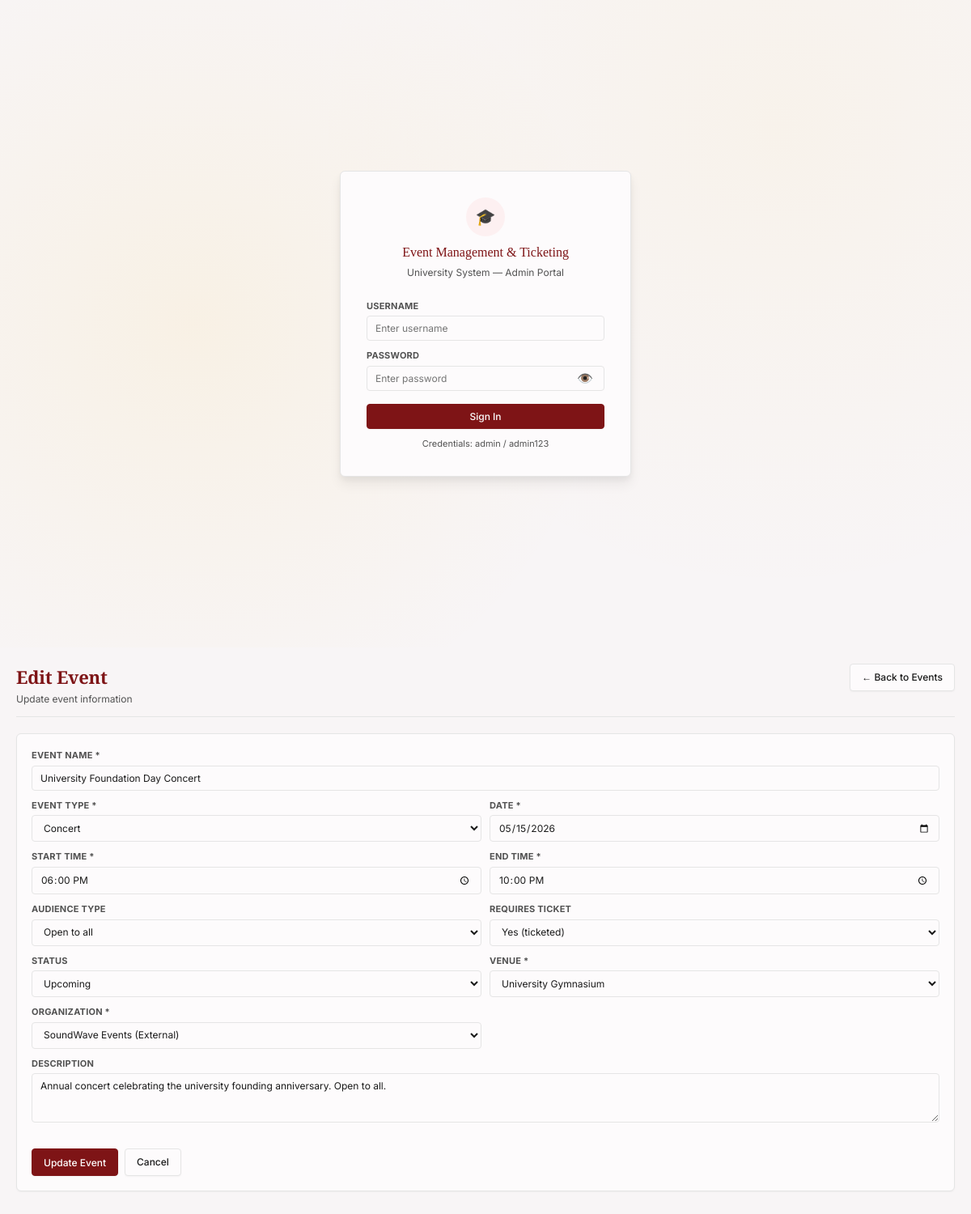
/modules/events/edit.php?id=1, run on the app's committed database.
### tables this page shows
CREATE TABLE `event` (
  `event_id` int(11) NOT NULL,
  `event_name` varchar(150) NOT NULL,
  `event_type` enum('academic','cultural','sports','concert','seminar','graduation','orientation','other') NOT NULL,
  `event_date` date NOT NULL,
  `start_time` time NOT NULL,
  `end_time` time NOT NULL,
  `description` text DEFAULT NULL,
  `audience_type` enum('student_only','employee_only','alumni_only','open_to_all') NOT NULL DEFAULT 'open_to_all',
  `requires_ticket` tinyint(1) NOT NULL DEFAULT 1,
  `status` enum('upcoming','ongoing','completed','cancelled') NOT NULL DEFAULT 'upcoming',
  `venue_id` int(11) NOT NULL,
  `org_id` int(11) NOT NULL
);

CREATE TABLE `venue` (
  `venue_id` int(11) NOT NULL,
  `venue_name` varchar(100) NOT NULL,
  `venue_type` enum('gymnasium','auditorium','classroom','field','courtyard','amphitheater','other') NOT NULL,
  `building` varchar(100) DEFAULT NULL,
  `floor_level` varchar(20) DEFAULT NULL,
  `capacity` int(11) NOT NULL CHECK (`capacity` > 0),
  `has_av_system` tinyint(1) NOT NULL DEFAULT 0
);

CREATE TABLE `organization` (
  `org_id` int(11) NOT NULL,
  `org_name` varchar(150) NOT NULL,
  `org_type` enum('student_org','alumni_org','external','university_office') NOT NULL,
  `adviser_first_name` varchar(50) DEFAULT NULL,
  `adviser_last_name` varchar(50) DEFAULT NULL,
  `contact_email` varchar(100) NOT NULL,
  `contact_phone` varchar(20) DEFAULT NULL,
  `is_accredited` tinyint(1) NOT NULL DEFAULT 1
);

### includes/functions.php (called while the page is built, shortened)
<?php
function h($str) {
    return htmlspecialchars($str ?? '', ENT_QUOTES, 'UTF-8');
}
function getBackUrl($defaultUrl) {
    if (isset($_SERVER['HTTP_REFERER'])) {
        $referrer = $_SERVER['HTTP_REFERER'];
        $currentHost = $_SERVER['HTTP_HOST'];
        if (strpos($referrer, $currentHost) !== false) {
            if (strpos($referrer, 'create.php') === false &&
                strpos($referrer, 'edit.php') === false &&
                strpos($referrer, 'delete.php') === false) {
                return $referrer;
            }
        }
    }
    return $defaultUrl;
}
?>

### modules/events/edit.php (the view, shortened to what this page needs)
<?php
require_once __DIR__ . '/../../includes/header.php';
$event_id = isset($_GET['id']) ? (int)$_GET['id'] : 0;
$result = mysqli_query($conn, "SELECT * FROM Event WHERE event_id = $event_id");
$event = mysqli_fetch_assoc($result);
$venues = mysqli_query($conn, "SELECT venue_id, venue_name FROM Venue ORDER BY venue_name");
$organizations = mysqli_query($conn, "SELECT org_id, org_name FROM Organization ORDER BY org_name");
$form_values = !empty($_POST) ? $_POST : $event;
?>
<div class="page active">
    <div class="page-header">
        <div>
            <div class="page-title">Edit Event</div>
            <div class="page-sub">Update event information</div>
        </div>
        <a href="/event-ticketing-v2/modules/events/" class="btn">← Back to Events</a>
    </div>
    <div class="card">
        <form method="POST">
            <div style="display:grid;grid-template-columns:1fr 1fr;gap:10px">
                <div class="form-group" style="grid-column:1/-1">
                    <label class="form-label">Event name *</label>
                    <input type="text" name="event_name" value="<?php echo h($form_values['event_name'] ?? ''); ?>" required>
                </div>
                <div class="form-group">
                    <label class="form-label">Event type *</label>
                    <select name="event_type" required>
                        <?php
                        $types = ['academic', 'cultural', 'sports', 'concert', 'seminar', 'graduation', 'orientation', 'other'];
                        foreach ($types as $type):
                            $selected = ($form_values['event_type'] ?? '') == $type ? 'selected' : '';
                            echo "<option value=\"$type\" $selected>" . ucfirst($type) . "</option>";
                        endforeach;
                        ?>
                    </select>
                </div>
                <div class="form-group">
                    <label class="form-label">Date *</label>
                    <input type="date" name="event_date" value="<?php echo h($form_values['event_date'] ?? ''); ?>" required>
                </div>
                <div class="form-group">
                    <label class="form-label">Start time *</label>
                    <input type="time" name="start_time" value="<?php echo h($form_values['start_time'] ?? ''); ?>" required>
                </div>
                <div class="form-group">
                    <label class="form-label">End time *</label>
                    <input type="time" name="end_time" value="<?php echo h($form_values['end_time'] ?? ''); ?>" required>
                </div>
                <div class="form-group">
                    <label class="form-label">Audience type</label>
                    <select name="audience_type">
                        <option value="open_to_all" <?php echo ($form_values['audience_type'] ?? '') == 'open_to_all' ? 'selected' : ''; ?>>Open to all</option>
                    </select>
                </div>
                <div class="form-group">
                    <label class="form-label">Requires ticket</label>
                    <select name="requires_ticket">
                        <option value="1" <?php echo ($form_values['requires_ticket'] ?? '') == '1' ? 'selected' : ''; ?>>Yes (ticketed)</option>
                    </select>
                </div>
                <div class="form-group">
                    <label class="form-label">Status</label>
                    <select name="status">
                        <option value="upcoming" <?php echo ($form_values['status'] ?? '') == 'upcoming' ? 'selected' : ''; ?>>Upcoming</option>
                    </select>
                </div>
                <div class="form-group">
                    <label class="form-label">Venue *</label>
                    <select name="venue_id" required>
                        <?php while ($venue = mysqli_fetch_assoc($venues)): ?>
                            <option value="<?php echo $venue['venue_id']; ?>" <?php echo ($form_values['venue_id'] ?? '') == $venue['venue_id'] ? 'selected' : ''; ?>>
                                <?php echo h($venue['venue_name']); ?>
                            </option>
                        <?php endwhile; ?>
                    </select>
                </div>
                <div class="form-group">
                    <label class="form-label">Organization *</label>
                    <select name="org_id" required>
                        <?php while ($org = mysqli_fetch_assoc($organizations)): ?>
                            <option value="<?php echo $org['org_id']; ?>" <?php echo ($form_values['org_id'] ?? '') == $org['org_id'] ? 'selected' : ''; ?>>
                                <?php echo h($org['org_name']); ?>
                            </option>
                        <?php endwhile; ?>
                    </select>
                </div>
                <div class="form-group" style="grid-column:1/-1">
                    <label class="form-label">Description</label>
                    <textarea name="description" rows="3"><?php echo h($form_values['description'] ?? ''); ?></textarea>
                </div>
            </div>
            <div style="display:flex;gap:8px;margin-top:16px;padding-top:16px;border-top:0.5px solid var(--color-border-tertiary)">
                <button type="submit" class="btn btn-primary">Update Event</button>
                <a href="<?php echo getBackUrl('/event-ticketing-v2/modules/events/'); ?>" class="btn">Cancel</a>
            </div>
        </form>
    </div>
</div>
<?php require_once __DIR__ . '/../../includes/footer.php'; ?>

### assets/css/style.css (style rules this page uses)
:root { --color-bg-primary: #fdfbfc; --color-bg-secondary: #f8f5f6; --color-bg-tertiary: #f3f0f1; --color-primary: #7e1416; --color-primary-dark: #5c0e10; --color-primary-light: #9a1a1d; --color-primary-bg: #fdf0f1; --color-accent: #f9be1b; --color-accent-dark: #d4a017; --color-accent-light: #fcd34d; --color-accent-bg: #fffdf5; --color-gray-50: #fafafa; --color-gray-100: #f5f5f5; --color-gray-200: #e5e5e5; --color-gray-300: #d4d4d4; --color-gray-400: #a3a3a3; --color-gray-500: #737373; --color-gray-600: #525252; --color-gray-700: #404040; --color-gray-800: #262626; --color-gray-900: #171717; --color-text-primary: #1a1a1a; --color-text-secondary: #525252; --color-text-tertiary: #737373; --color-text-inverse: #ffffff; --color-text-danger: #991b1b; --color-text-success: #166534; --color-text-warning: #92400e; --color-success: #16a34a; --color-success-bg: #f0fdf4; --color-danger: #dc2626; --color-danger-bg: #fef2f2; --color-warning: #d97706; --color-warning-bg: #fffbeb; --color-info: #2563eb; --color-info-bg: #eff6ff; --color-border: #e5e5e5; --color-border-light: #f0f0f0; --shadow-xs: 0 1px 2px rgba(0, 0, 0, 0.04); --shadow-sm: 0 1px 3px rgba(0, 0, 0, 0.06), 0 1px 2px rgba(0, 0, 0, 0.04); --shadow-md: 0 4px 6px rgba(0, 0, 0, 0.05), 0 2px 4px rgba(0, 0, 0, 0.04); --shadow-lg: 0 10px 15px rgba(0, 0, 0, 0.06), 0 4px 6px rgba(0, 0, 0, 0.04); --radius-xs: 3px; --radius-sm: 4px; --radius-md: 6px; --radius-lg: 8px; --transition-fast: 150ms ease; --transition-base: 200ms ease; --transition-slow: 300ms ease; --text-xs: 0.6875rem; --text-sm: 0.75rem; --text-base: 0.8125rem; --text-md: 0.875rem; --text-lg: 1rem; --text-xl: 1.125rem; --text-2xl: 1.375rem; --text-3xl: 1.75rem; }
* { box-sizing: border-box; margin: 0; padding: 0; }
body { font-family: 'Inter', -apple-system, BlinkMacSystemFont, 'Segoe UI', Roboto, sans-serif; background: var(--color-bg-secondary); color: var(--color-text-primary); font-size: var(--text-base); line-height: 1.5; -webkit-font-smoothing: antialiased; -moz-osx-font-smoothing: grayscale; min-height: 100vh; }
.page { display: none; padding: 1.25rem; animation: fadeInUp 0.35s ease-out; }
.page.active { display: block; }
.page-header { margin-bottom: 1.25rem; display: flex; align-items: flex-start; justify-content: space-between; gap: 0.75rem; flex-wrap: wrap; padding-bottom: 0.75rem; border-bottom: 1px solid var(--color-border); }
.page-title { font-family: 'Playfair Display', serif; font-size: var(--text-2xl); font-weight: 700; color: var(--color-primary); letter-spacing: -0.01em; }
.page-sub { font-size: var(--text-sm); color: var(--color-text-secondary); margin-top: 0.125rem; }
.btn { padding: 0.4375rem 0.875rem; border-radius: var(--radius-sm); border: 1px solid var(--color-border); background: var(--color-bg-primary); color: var(--color-text-primary); font-size: var(--text-sm); font-weight: 500; cursor: pointer; font-family: 'Inter', sans-serif; transition: all var(--transition-fast); text-decoration: none; display: inline-flex; align-items: center; gap: 0.375rem; justify-content: center; box-shadow: var(--shadow-xs); }
.btn-primary { background: var(--color-primary); color: white; border-color: var(--color-primary); }
.card { background: var(--color-bg-primary); border: 1px solid var(--color-border); border-radius: var(--radius-md); padding: 1.125rem; margin-bottom: 1rem; box-shadow: var(--shadow-xs); transition: all var(--transition-base); }
input, select, textarea { width: 100%; padding: 0.4375rem 0.625rem; border: 1px solid var(--color-border); border-radius: var(--radius-sm); background: var(--color-bg-primary); color: var(--color-text-primary); font-size: var(--text-sm); font-family: 'Inter', sans-serif; transition: all var(--transition-fast); }
.form-group { display: flex; flex-direction: column; gap: 0.25rem; margin-bottom: 0; }
.form-label { font-size: var(--text-xs); color: var(--color-text-secondary); font-weight: 700; text-transform: uppercase; letter-spacing: 0.02em; }

### data on the page
event: event_name "University Foundation Day Concert", event_date "05/15/2026", start_time "18:00:00", end_time "22:00:00", audience_type "Open to all", requires_ticket "Yes (ticketed)", status "Upcoming", venue_id "University Gymnasium", org_id "SoundWave Events (External)", description "Annual concert celebrating the university founding anniversary. Open to all."

### other printed values
form field event_type "Concert"
